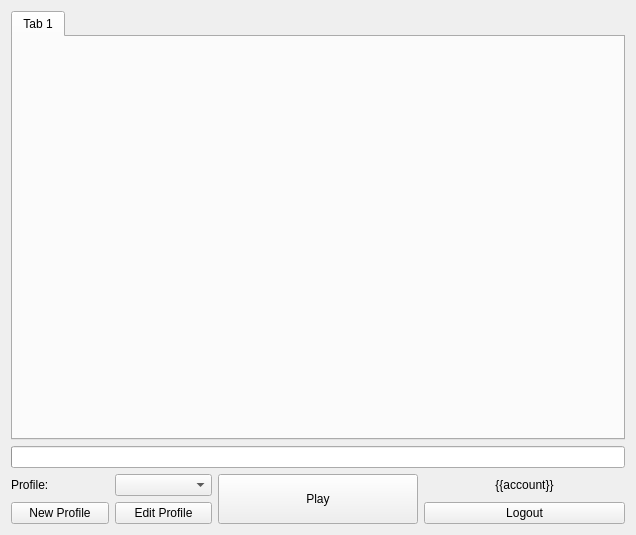
<?xml version="1.0" encoding="UTF-8"?>
<ui version="4.0">
 <class>MainWindow</class>
 <widget class="QWidget" name="MainWindow">
  <property name="geometry">
   <rect>
    <x>0</x>
    <y>0</y>
    <width>636</width>
    <height>535</height>
   </rect>
  </property>
  <property name="windowTitle">
   <string notr="true">jdMinecraftLauncher</string>
  </property>
  <layout class="QVBoxLayout" name="verticalLayout_2">
   <item>
    <widget class="QTabWidget" name="tabWidget">
     <property name="currentIndex">
      <number>0</number>
     </property>
     <widget class="QWidget" name="tab">
      <attribute name="title">
       <string notr="true">Tab 1</string>
      </attribute>
     </widget>
    </widget>
   </item>
   <item>
    <widget class="QProgressBar" name="progressBar">
     <property name="value">
      <number>0</number>
     </property>
     <property name="format">
      <string/>
     </property>
    </widget>
   </item>
   <item>
    <layout class="QHBoxLayout" name="horizontalLayout">
     <item>
      <layout class="QGridLayout" name="gridLayout">
       <item row="0" column="0">
        <widget class="QLabel" name="label">
         <property name="text">
          <string>Profile:</string>
         </property>
        </widget>
       </item>
       <item row="0" column="1">
        <widget class="QComboBox" name="profileComboBox"/>
       </item>
       <item row="1" column="0">
        <widget class="QPushButton" name="newProfileButton">
         <property name="text">
          <string>New Profile</string>
         </property>
        </widget>
       </item>
       <item row="1" column="1">
        <widget class="QPushButton" name="editProfileButton">
         <property name="text">
          <string>Edit Profile</string>
         </property>
        </widget>
       </item>
      </layout>
     </item>
     <item>
      <widget class="QPushButton" name="playButton">
       <property name="sizePolicy">
        <sizepolicy hsizetype="Minimum" vsizetype="Minimum">
         <horstretch>0</horstretch>
         <verstretch>0</verstretch>
        </sizepolicy>
       </property>
       <property name="text">
        <string>Play</string>
       </property>
      </widget>
     </item>
     <item>
      <layout class="QVBoxLayout" name="verticalLayout">
       <item>
        <widget class="QLabel" name="accountLabel">
         <property name="text">
          <string notr="true">{{account}}</string>
         </property>
         <property name="alignment">
          <set>Qt::AlignCenter</set>
         </property>
        </widget>
       </item>
       <item>
        <widget class="QPushButton" name="accountButton">
         <property name="text">
          <string>Logout</string>
         </property>
        </widget>
       </item>
      </layout>
     </item>
    </layout>
   </item>
  </layout>
 </widget>
 <resources/>
 <connections/>
</ui>
